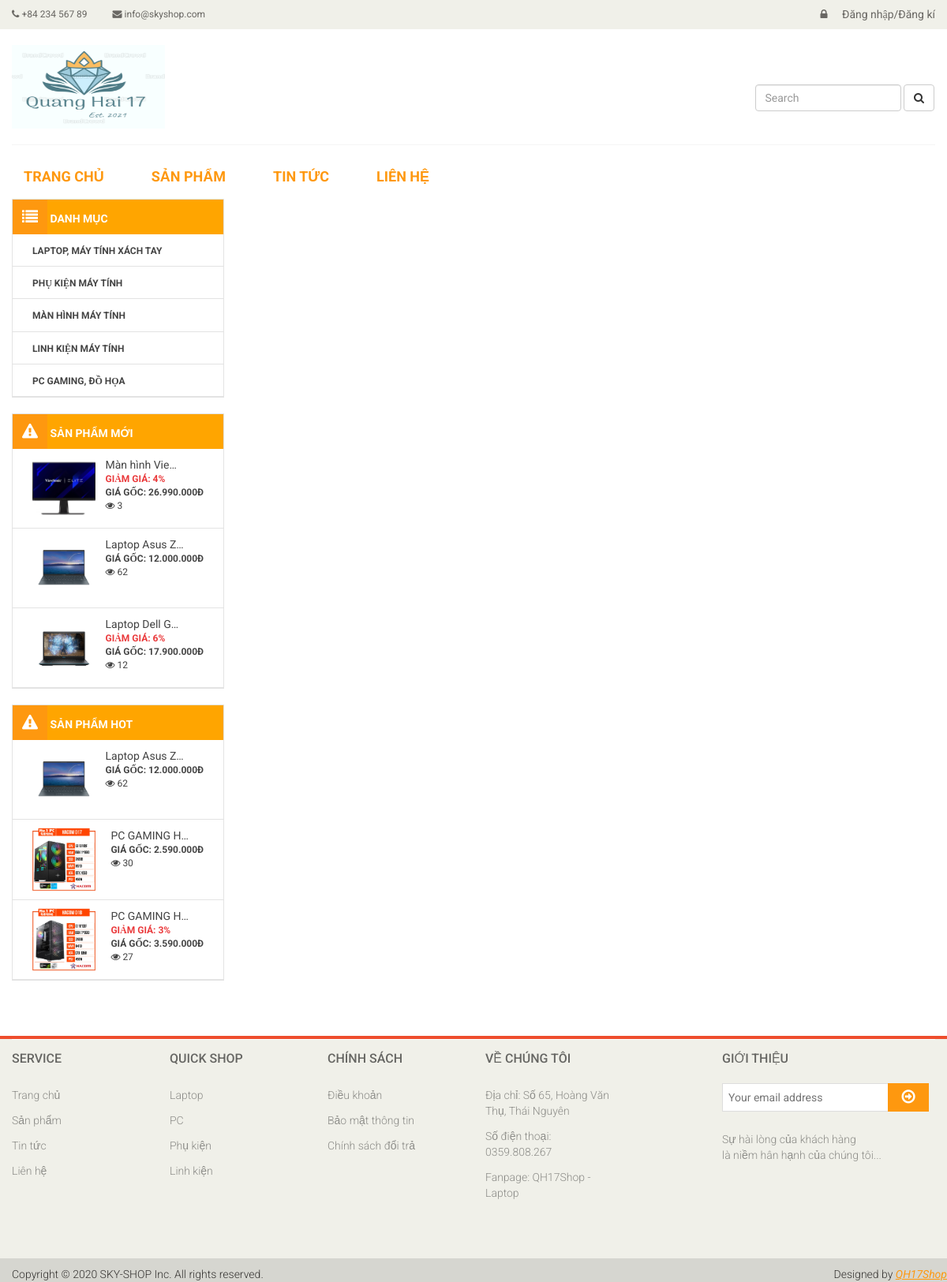
/customer/category-list.php, run on the app's committed database.
### tables this page shows
CREATE TABLE `category` (
  `categoryID` int(11) NOT NULL,
  `categoryName` varchar(255) DEFAULT NULL,
  `slug` varchar(255) DEFAULT NULL,
  `home` tinyint(4) DEFAULT '0',
  `created_at` timestamp NOT NULL DEFAULT CURRENT_TIMESTAMP,
  `updated_at` timestamp NOT NULL DEFAULT CURRENT_TIMESTAMP ON UPDATE CURRENT_TIMESTAMP
);

CREATE TABLE `product` (
  `productID` int(11) NOT NULL,
  `productName` varchar(255) DEFAULT NULL,
  `price` int(100) DEFAULT NULL,
  `sale` int(11) DEFAULT '0',
  `image_pro` varchar(255) DEFAULT NULL,
  `categoryID` int(11) NOT NULL,
  `productCode` varchar(255) DEFAULT NULL,
  `color` varchar(255) DEFAULT NULL,
  `number` int(20) DEFAULT NULL,
  `view` int(11) DEFAULT '0',
  `slug_pro` varchar(255) DEFAULT NULL,
  `description` varchar(255) DEFAULT NULL,
  `ceated_pro` timestamp NOT NULL DEFAULT CURRENT_TIMESTAMP ON UPDATE CURRENT_TIMESTAMP,
  `update_pro` timestamp NOT NULL DEFAULT '0000-00-00 00:00:00' ON UPDATE CURRENT_TIMESTAMP
);

### libraries/Database.php (called while the page is built, shortened)
<?php
class Database{
    private $__servername = "localhost";
    private $__username = "root";
    private $__password = "";
    private $__dbname = "quanlymaytinh";
    public $__conn=NULL;
    public function __construct(){
        $this->__conn=$this->connect($this->__servername, $this->__username, $this->__password, $this->__dbname);
    }
    private function connect($host,$user,$pass,$db){
        if(!$this->__conn){
            $this->__conn = new mysqli($host,$user,$pass,$db);
            $this->__conn->set_charset("UTF8");
            $this->__conn->query("SET collation_connection=utf8_unicode_ci");
            return $this->__conn;
        }
    }
}
 ?>

### customer/autoload/controller.php (called while the page is built, shortened)
<?php
$db = new DB_driver();
$categories = $db->select('category');
$products = $db->sort_desc_limit('product', 1, 'ceated_pro', 3);
$sqlnew = "SELECT * FROM product WHERE 1 ORDER BY view DESC LIMIT 3";
$products2 = $db->fetchsql($sqlnew);
?>

### libraries/DB_driver.php (called while the page is built, shortened)
<?php
    require_once("Database.php");
    class DB_driver extends Database
    {
        public function fetchsql( $sql )
        {
            $result = mysqli_query($this->__conn,$sql) or die("Lỗi  truy vấn sql " .mysqli_error($this->__conn));
            $data = [];
            if( $result)
            {
                while ($num = mysqli_fetch_assoc($result))
                {
                    $data[] = $num;
                }
            }
            return $data;
        }
         public function select($table)
        {
            $sql = "SELECT * FROM $table WHERE 1" ;
            $result = mysqli_query($this->__conn,$sql) or die("Lỗi Truy Vấn fetchAll " .mysqli_error($this->__conn));
            $data = [];
            if( $result)
            {
                while ($num = mysqli_fetch_assoc($result))
                {
                    $data[] = $num;
                }
            }
            return $data;
        }
        public function sort_desc_limit($table, $where, $field, $number)
        {
            $sql = "SELECT * FROM $table WHERE $where ORDER BY $field DESC LIMIT $number";
            $result = mysqli_query($this->__conn,$sql) or die("Lỗi Truy Vấn fetchAll " .mysqli_error($this->__conn));
            $data = [];
            if( $result)
            {
                while ($num = mysqli_fetch_assoc($result))
                {
                    $data[] = $num;
                }
            }
            return $data;
        }
    }
?>

### libraries/Function.php (called while the page is built, shortened)
<?php
    function formatnumber($number)
    {
        $number = intval($number);
        return $number = number_format($number,0,',','.')."đ";
    }
 ?>

### customer/layouts/menu-left.php (the view)
<section>
      <div class="container">
          <div class="col-md-3  fixside" >
                      <div class="box-left box-menu" >
                          <h3 class="box-title"><i class="fa fa-list"></i>  Danh mục</h3>
                          <ul>
                              <?php foreach($categories as $category): ?>
                              <li><a href="../customer/category-list.php?iddm=<?php echo $category['categoryID']; ?>&name=<?php echo $category['categoryName']; ?>"><?php echo $category['categoryName']; ?></a>
                              </li>
                              <?php endforeach; ?>
                          </ul>
                      </div>
                      <div class="box-left box-menu">
                          <h3 class="box-title"><i class="fa fa-warning"></i>  Sản phẩm mới </h3>
                          <ul>
                              <?php foreach ($products as $product):?>
                              <li class="clearfix">
                                  <a href="product-details.php?action=get_view&amp;idsp=<?php echo $product['productID']; ?>">
                                      <img src="../public/upload/product/<?php echo $product['image_pro'];?>" class="img-responsive pull-left" width="80px" heght="80px">
                                      <div class="info pull-right">
                                          <p class="name"><?php echo $product["productName"]; ?></p >
                                          <?php if($product["sale"]>0): ?>
                                              <b class="price">Giảm giá: <?php echo $product["sale"]; ?>%</b><br>
                                          <?php endif; ?>
                                          <b>Giá gốc: <?php echo formatnumber($product["price"]); ?></b><br>
                                          <span class="view"><i class="fa fa-eye"></i> <?php echo $product["view"] ?>
                                      </div>
                                  </a>
                              </li>
                              <?php endforeach; ?>
                          </ul>
                      </div>
                      <div class="box-left box-menu">
                          <h3 class="box-title"><i class="fa fa-warning"></i>  Sản phẩm hot </h3>
                           <ul>
                              <?php foreach ($products2 as $product):?>
                              <li class="clearfix">
                                  <a href="product-details.php?action=get_view&amp;idsp=<?php echo $product['productID']; ?>">
                                      <img src="../public/upload/product/<?php echo $product['image_pro'];?>" class="img-responsive pull-left" width="80px" heght="80px">
                                      <div class="info pull-right">
                                          <p class="name"><?php echo $product["productName"]; ?></p >
                                          <?php if($product["sale"]>0): ?>
                                              <b class="price">Giảm giá: <?php echo $product["sale"]; ?>%</b><br>
                                          <?php endif; ?>
                                          <b >Giá gốc: <?php echo formatnumber($product["price"]); ?></b><br>
                                          <span class="view"><i class="fa fa-eye"></i> <?php echo $product["view"] ?>
                                      </div>
                                  </a>
                              </li>
                              <?php endforeach; ?>
                          </ul>
                      </div>
          </div>

### public/frontend/css/main.css (style rules this page uses)
body { font-family: 'Roboto', sans-serif; position: relative; font-weight: 400; }
ul li { list-style: none; }
a { -webkit-transition: 300ms; -moz-transition: 300ms; -o-transition: 300ms; transition: 300ms; }
h1, h2, h3, h4, h5, h6 { font-family: 'Roboto', sans-serif; }

### public/frontend/css/style.css (style rules this page uses)
.container { padding: 0px; }
h1,h2,h3,h4,h6 { padding:0px; margin: 0px; }
* { margin: 0px; padding: 0px; font-family: "Roboto"; font-weight: 400; }
ol,ul,p { margin: 0px; list-style: none; }
.fixside { width: 23%; margin-right: 2%; padding: 0px; }
.box-left { margin-bottom: 20px; border: 1px solid #e3e3e3; }
.box-title { background:orange; color: white; font-weight: bold; font-size: 14px; text-transform: uppercase; }
.box-title .fa { color: white; font-size: 20px; background: #FE980F;; padding: 12px; }
.box-menu > ul { position: relative; }
.box-menu > ul > li { padding: 10px 25px; border-bottom: 1px solid #e3e3e3; }
.box-menu > ul > li > a { font-size: 12px; color: #444; text-transform: uppercase; font-weight: bold; }
.name { white-space: nowrap; width: 100px; text-overflow: ellipsis; overflow: hidden; font-size: 14px; font-weight: 400; color: #444; text-transform: none; }
.info b { padding: 7px 5; }
.price { color: #ea3a3c; }

### data on the page
category: categoryName "LAPTOP, MÁY TÍNH XÁCH TAY"
category: categoryName "PHỤ KIỆN MÁY TÍNH"
category: categoryName "MÀN HÌNH MÁY TÍNH"
category: categoryName "LINH KIỆN MÁY TÍNH"
category: categoryName "PC GAMING, ĐỒ HỌA"
product: image_pro (picture), productName "Màn hình Vie…", sale "4", price "26.990.000Đ", view "3"
product: image_pro (picture), productName "Laptop Asus Z…", price "12.000.000Đ", view "62"
product: image_pro (picture), productName "Laptop Dell G…", sale "6", price "17.900.000Đ", view "12"
product: image_pro (picture), productName "PC GAMING H…", price "2.590.000Đ", view "30"
product: image_pro (picture), productName "PC GAMING H…", sale "3", price "3.590.000Đ", view "27"
